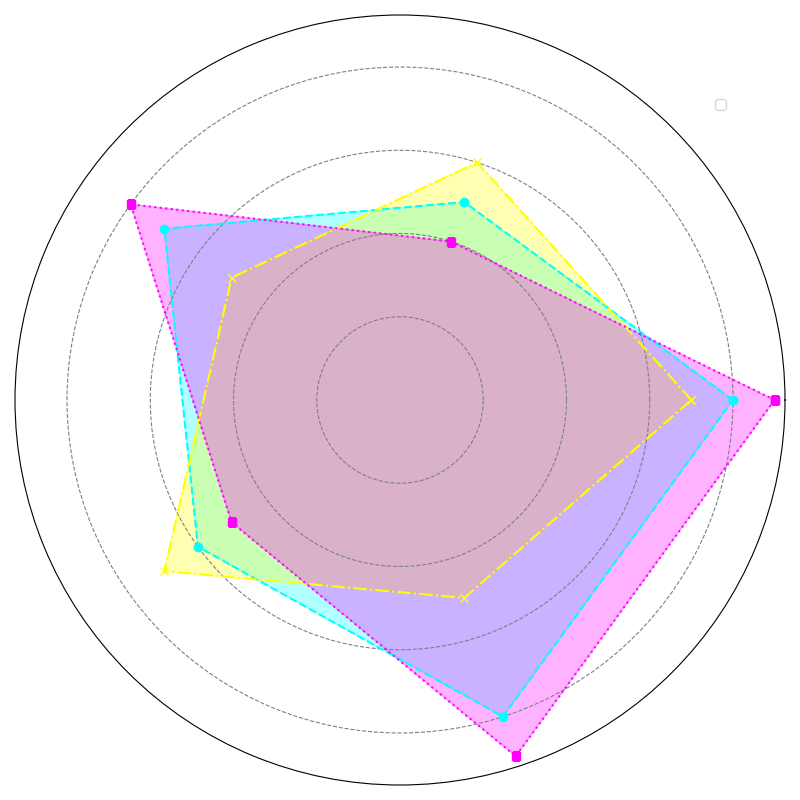

The Python source for this figure:
import numpy as np
import matplotlib.pyplot as plt

categories = ['Temperature', 'Humidity', 'Visibility', 'Air Quality', 'Traffic']
bike = [8, 5, 7, 6, 8]
bus = [7, 6, 5, 7, 5]
car = [9, 4, 8, 5, 9]

num_vars = len(categories)
angles = np.linspace(0, 2 * np.pi, num_vars, endpoint=False).tolist()
bike += bike[:1]
bus += bus[:1]
car += car[:1]
angles += angles[:1]

fig, ax = plt.subplots(figsize=(8, 8), subplot_kw=dict(polar=True))

ax.fill(angles, bike, color='cyan', alpha=0.3)
ax.fill(angles, bus, color='yellow', alpha=0.3)
ax.fill(angles, car, color='magenta', alpha=0.3)

ax.plot(angles, bike, linestyle='--', color='cyan', linewidth=1.5, marker='o')
ax.plot(angles, bus, linestyle='-.', color='yellow', linewidth=1.5, marker='x')
ax.plot(angles, car, linestyle=':', color='magenta', linewidth=1.5, marker='s')

ax.set_yticklabels([])
ax.set_xticks([])
plt.legend(loc='upper left', bbox_to_anchor=(0.9, 0.9))

ax.grid(color='gray', linestyle='dashed')

plt.tight_layout()
plt.show()
